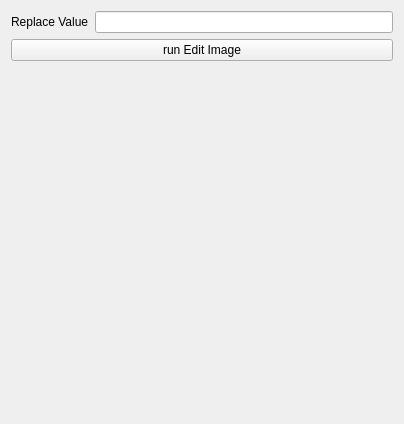
            <widget class="QWidget" name="imageEditingPage">
             <property name="geometry">
              <rect>
               <x>0</x>
               <y>0</y>
               <width>404</width>
               <height>424</height>
              </rect>
             </property>
             <attribute name="label">
              <string>Intensity Editing</string>
             </attribute>
             <layout class="QVBoxLayout" name="verticalLayout_13">
              <item>
               <widget class="QWidget" name="widget_16" native="true">
                <layout class="QHBoxLayout" name="horizontalLayout_9">
                 <property name="leftMargin">
                  <number>0</number>
                 </property>
                 <property name="topMargin">
                  <number>0</number>
                 </property>
                 <property name="rightMargin">
                  <number>0</number>
                 </property>
                 <property name="bottomMargin">
                  <number>0</number>
                 </property>
                 <item>
                  <widget class="QLabel" name="editImageReplaceValueLabel">
                   <property name="text">
                    <string>Replace Value</string>
                   </property>
                  </widget>
                 </item>
                 <item>
                  <widget class="QLineEdit" name="editImageReplaceValueLineEdit"/>
                 </item>
                </layout>
               </widget>
              </item>
              <item>
               <widget class="QPushButton" name="editImageButton">
                <property name="text">
                 <string>run Edit Image</string>
                </property>
               </widget>
              </item>
              <item>
               <spacer name="verticalSpacer_5">
                <property name="orientation">
                 <enum>Qt::Vertical</enum>
                </property>
                <property name="sizeHint" stdset="0">
                 <size>
                  <width>20</width>
                  <height>40</height>
                 </size>
                </property>
               </spacer>
              </item>
             </layout>
            </widget>
